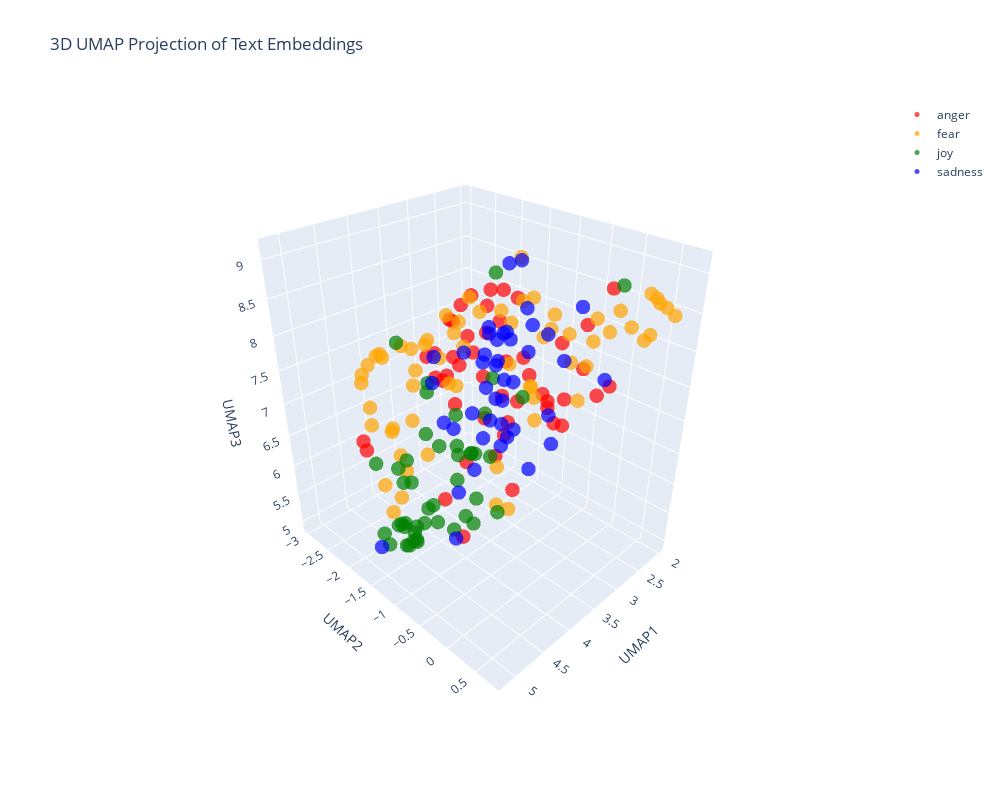

The notebook cell saved with this chart:
### Code cell
import pandas as pd
import numpy as np
import umap
import plotly.graph_objects as go

# Concatenate the training and test data
combined_df = pd.concat([train_df_new, test_df_new], ignore_index=True)

# Prepare the embeddings for UMAP
# Convert the list of embeddings into a 2D numpy array
X_embeddings = np.array(combined_df['embeddings_values'].tolist())

# Apply UMAP for dimensionality reduction to 3D
reducer_3d = umap.UMAP(n_components=3, metric='cosine', random_state=28)
embedding_3d = reducer_3d.fit_transform(X_embeddings)

# Create a DataFrame for plotting
df_plot_3d = pd.DataFrame(embedding_3d, columns=['UMAP1', 'UMAP2', 'UMAP3'])
df_plot_3d['emotion'] = combined_df['emotion']
df_plot_3d['intensity'] = combined_df['intensity']
df_plot_3d['text'] = combined_df['text']

# Define color mapping for emotions
emotion_color_map = {
    'anger': 'red',
    'fear': 'orange',
    'joy': 'green',
    'sadness': 'blue'
}

# Create 3D scatter plot using Plotly
fig_3d = go.Figure()

for emotion in df_plot_3d['emotion'].unique():
    emotion_data = df_plot_3d[df_plot_3d['emotion'] == emotion]
    fig_3d.add_trace(go.Scatter3d(
        x=emotion_data['UMAP1'],
        y=emotion_data['UMAP2'],
        z=emotion_data['UMAP3'],
        mode='markers',
        name=emotion,
        marker=dict(
            size=5,
            color=emotion_color_map.get(emotion, 'gray'),
            opacity=0.7
        ),
        text=emotion_data['text'],
        hovertemplate='<b>Emotion:</b> ' + emotion + '<br>' +
                      '<b>Intensity:</b> %{customdata}<br>' +
                      '<b>Text:</b> %{text}<extra></extra>',
        customdata=emotion_data['intensity']
    ))

fig_3d.update_layout(
    title='3D UMAP Projection of Text Embeddings',
    scene=dict(
        xaxis_title='UMAP1',
        yaxis_title='UMAP2',
        zaxis_title='UMAP3',
        camera=dict(
            eye=dict(x=1.5, y=1.5, z=1.3)
        )
    ),
    width=1000,
    height=800,
    showlegend=True
)

fig_3d.show()

### Figure 1 — Plotly figure (JSON) as saved in the notebook; plotly's stock layout.template omitted (floating-point values rounded to 4 significant figures)
{"data": [{"customdata": [0.583, 0.2, 0.479, 0.771, 0.521, 0.604, 0.354, 0.271, 0.517, 0.5, 0.312, 0.354, 0.583, 0.292, 0.771, 0.375, 0.625, 0.434, 0.688, 0.792, 0.562, 0.354, 0.542, 0.542, 0.521, 0.396, 0.417, 0.438, 0.5, 0.479, 0.521, 0.562, 0.396, 0.354, 0.479, 0.491, 0.625, 0.542, 0.562, 0.708, 0.125, 0.438, 0.417, 0.604, 0.202, 0.417, 0.542, 0.5], "hovertemplate": "<b>Emotion:</b> anger<br><b>Intensity:</b> %{customdata}<br><b>Text:</b> %{text}<extra></extra>", "marker": {"color": "red", "opacity": 0.7, "size": 5}, "mode": "markers", "name": "anger", "text": ["Delete this shit Josh just screenshotted my snap me", "Tonight's #DragRace #AllStars2 episode GAVE ME LIFE! Yaassss queens! #teamalaska #teamkatya #revenge #bwahaha", "@healeyraine I'm offended, I actually am", "Some Mexican ladies irritate the fuck outta me. Have a their own lil preschool of fucking kids for the welfare &amp; allllat smh.", "come on let's make em hate 😘make em pout they face 👿😩.", "@Casper10666 I assure you there is no laughter, but increasing anger at the costs, and arrogance of Westminster.", "When you forget to mention you were bought dreamboys tickets 🙄😂 ", "You can't fight the elephants until you have wrestled the pigs. #quoteoftheday #relentless", ".@DIVAmagazine than straight people. Even the arse straight guys who think that means a threesome is fine.  ", "Listening to Joey really helps me and my anger.", "I wish the next madden has a story mode too. Just like Fifa 17 #madden", "I need a 🍱sushi date🍙 @AnzalduaG 🍝an olive guarded date🧀 @lexiereid369 and a 👊🏼Rockys date🍕 #tiff", "@saclivin @MrsCagg specific &amp; intentional way. And part of that intention is to provoke conversation around systemic racism towards blacks.", "😳The intensity that @sydneyswans play at is extraordinary #relentless #AFLCatsSwans #AFLFinals 🏉👏🏿", "@ThomsonCares Sam- yes we have! Not helpful at all! We need this sorting ASAP! You keep promising stuff that doesn't happen!!!! #fuming", "you know cyran still hasn't done makeup based on jeongguk's tiddy like i suggested and i'm ", "@CI  I don't think Monalisa has respect for anyone but herself! I think she'll ruffle a few feathers. #TheJail", "Some bloke on the train who's obviously trying to provoke West Ham fans by loudly slagging off the stadium to his mate on the phone", "@brian5or6 turn that shit off!   Home Button under Accessibility. \\n\\nWhen did innovation become mind fuckery? . #iphonePhoneHome", "@VodafoneUKhelp @VodafoneUK wow!! My bill is £44.77 and hav a text from u to prove that and you have taken £148!!!!! #swines #fuming #con!", "@StarklyDark 'I know you trusted me.' His words were soft as he ignored the anger and focused on the hurt beneath. 'I know I screwed up.' --", "GAMEDAY VS BUFORD TODAY AT 5:30 AT HOME!!!!!!!!! NEVER BEEN SO EXCITED #revenge", "Candice's pout is gonna take someone eye out mate! #GBBO", "@Thebeast_ufc what happened to the suicide tweet it was a joke obviously how could that offend anyone?🤔", "@girlsreallyrule Both Trump + King are relentless self-promoters who don't give a rip about anyone else. A perfect match for both Donalds.", "I've been wanting salty fries from McDonald's since yesterday and I'm burning my fingers eating them bc these shits 🔥🔥🔥", "I offend u", "As if he heard my thought on the ether, my #ex has just posted #facebook pic of himself snuggling up with said #cats... now Im just ", "@Hoopdawg87 @MickThePerm Meanwhile white cops keep killing black people. But there's less outrage about that. Strange society that.", "@m_t_f_72 I'm not surprised, I would be fuming! 😤", "@cc_yandian @HillaryClinton her team must draw from a hat for daily personality #drugged  #yeller #quiet #screamer #😂😂", "@TaraSetmayer @oliverdarcy AA have the right of passage when it comes to the 'N' word.  Why should he insult him in his church.  Ignorant!", "I was going to say that Rooney is a shadow of his former self but I don't want to offend any shadows. #NTFCvMUFC", "@Kim_is__bored exactly what I have been saying on fb.. ", "Get to work and there's a fire drill. #fire #burning #outthere #inthedark", "@WestonKoury so leafy can roast the Pokemon go kid but not you what an outrage that just means that he is more relevant than y-I mean kisses", "Why are people that don't have iPhones so bitter about iPhones???? Can someone explain", "when you find out the initiative isn't even a thing 😧 #revenge", "@fluffysoftlouis no no. I insist that you give me your best insult first", "Why to have vanity sizes?Now sizes S,XS(evenXXS sometimes) are too big, WTF?! Dear corporate jerks, Lithuania didn't need this. #rant #angry", "#oow16 #sting decent new song", "Just joined #pottermore and was sorted into HUFFLEPUFF 😡😡😡 ", "Might just leave and aggravate bae", "@DxfyingGrxvity - frustration, looking up at Elphaba in a frown of aggravation. Her high pitched voice was growing more and more --", "Sorry guys I have absolutely no idea what time i'll be on cam tomorrow but will keep you posted. ", "Everybody talking about 'the first day of fall' but summer '16 is never gonna die #revenge @Drake", "@LeonWobYP b***er off. NCFC is a grudge match :)", "I wouldn't have #anger issues.....if she didn't have #lying issues.....think about that one. #pow #lies #confusion"], "type": "scatter3d", "x": [4.349, 4.771, 3.543, 4.349, 4.185, 3.594, 3.725, 4.353, 3.892, 4.663, 2.233, 3.783, 3.017, 3.98, 3.454, 4.027, 3.008, 3.075, 4.101, 3.694, 2.757, 4.646, 3.942, 3.314, 3.159, 4.535, 3.539, 3.414, 2.86, 3.712, 2.618, 3.356, 3.095, 3.574, 2.935, 3.775, 4.104, 3.617, 3.626, 4.174, 4.479, 3.781, 4.216, 3.908, 3.398, 3.421, 3.488, 4.068], "y": [-0.4711, -2.044, -0.3448, -0.5546, -0.4496, -0.6773, -1.826, -0.5916, -0.1375, -0.6472, -1.737, -0.6542, 0.2741, -0.1685, -0.8667, -1.342, -0.3027, -0.4226, -0.5008, -0.8449, -1.462, -2.285, -0.307, 0.02044, 0.1631, -0.8946, -0.132, -1.243, 0.3356, -0.8969, 0.09729, 0.2959, -0.1555, -0.7535, -2.918, -0.3146, -0.3078, -1.642, 0.01921, -0.8397, -0.5343, -1.076, -0.9213, -1.163, -1.961, -1.794, 0.01898, -1.096], "z": [8.388, 6.529, 7.84, 8.557, 7.477, 7.92, 7.298, 6.866, 8.28, 6.438, 8.015, 6.642, 7.597, 6.47, 8.744, 7.564, 8.09, 7.153, 8.853, 8.821, 6.103, 6.497, 7.376, 7.564, 8.533, 8.292, 7.668, 7.421, 7.686, 8.267, 8.797, 8.096, 7.014, 7.4, 6.92, 7.588, 8.734, 8.165, 7.669, 8.78, 5.799, 8.709, 7.48, 7.804, 7.146, 8.025, 7.306, 7.999]}, {"customdata": [0.604, 0.583, 0.24, 0.625, 0.667, 0.479, 0.6, 0.292, 0.438, 0.271, 0.875, 0.455, 0.312, 0.562, 0.556, 0.438, 0.59, 0.604, 0.5, 0.125, 0.125, 0.479, 0.458, 0.333, 0.181, 0.292, 0.521, 0.438, 0.352, 0.438, 0.66, 0.312, 0.833, 0.208, 0.562, 0.229, 0.312, 0.451, 0.583, 0.188, 0.521, 0.696, 0.184, 0.938, 0.667, 0.583, 0.354, 0.604, 0.521, 0.45, 0.396, 0.667, 0.434, 0.22, 0.771, 0.354, 0.604, 0.542, 0.72, 0.7, 0.5, 0.5, 0.842, 0.771], "hovertemplate": "<b>Emotion:</b> fear<br><b>Intensity:</b> %{customdata}<br><b>Text:</b> %{text}<extra></extra>", "marker": {"color": "orange", "opacity": 0.7, "size": 5}, "mode": "markers", "name": "fear", "text": ["@GuardianAus @guardian because there is a realistic probability that a clown might be their next president. #clown #uspol ", "#Muslims are the principle victims of #terrorism. More Muslims are dying at the hands of these #terrorists than anyone else. #YounusAlGohar", "@Gibberman10 @ScottHoward42 any of y'all remember when MLB tried a futuristic jersey those were all ", "Swear to God don't get a smart meter from your power company, 8 months of daft bills, 6 visits from British Gas  #stressed", "Today's alarm shows how unprepared professors and students are when it comes to emergency protocols. We don't know where to go @CalStateLA", "@ChrisChristie You have no Police credentials-You were a litigator. Nothing more-No Experience.#Sad #TrumpPuppet #Felon #bully #jersey4sale", "Malins with another surging run forward almost sets McCreadie up at the far post.  Decent game for the neutral, nervous for @Lewes_cfc fans", "It was an #amazing #start to the first #fall  day. Will it be an #Indiansummer", "In my room 101 would go  Russell Howard,Tom Odell,Michael Buble!!! #pants #nogood #dire", "Everything you’ve ever wanted is on the other side of fear. –George Addair #ThursdayThoughts #yourpushfactor  #life #quote", "6. 5 minutes to perform and I'm #nervous I wish these noises would stop #handicapped #annoyed", "@PatBlanchfield so you mean “like Uber but for despair for someone other than the driver'", "@LFC What an awful team", "@ExpressScripts u shd b embrrssd. u jack up my bp meds twice and it will still take 3-5 days? Not express at all. #expressscripts #horrible", "@MasterTomTheDom  I hate winter, I dread it's arrival.", "Tomorrow is the day I cut and dye my hair! 😳  #excited", "#NewYork: Several #Baloch &amp; Indian activists hold demonstrations outside @UN headquarters demanding Pak to stop exporting #terror into India", "Recording some more #FNAF and had to FaceTime my mum to let her know I was okay after I let out a high pitched scream 😂 #horror #suchagirl", "i wanna passion and fear", "Georgia Tech's Secondary is as soft as a marshmallow. ", "When you make a great tasting shake and no words can describe it!😃👌🏻  #herbalifenutrition #tastesogood #nowords", "That goes the #alarm", "@kevinrouth Now that's what I call a gameface! #gameface  #intimidate", "That free kick from Rooney was awful", "shake fries", "Going to get myself a copy of @StephenKing's CUJO for an upcoming project that I can't talk about just yet.  #amwriting", "False alarm, she's not coming out today 😞", "@MidgetTamer @RAIDERS @52Mack_ Make him be a bully. Sit him in a room by himself and let him look at Debo all day.", "Ready for my sweet princess to arrive. I'll he 37 weeks this Saturday! #excited #nervous", "For the last 2 years the U.S. has been averaging about 4 terrorist attacks a month. Good debate topic. #Trump #Hillary ", "@TeaPartyOrg Hes right when the Civil war starts it will be wall to wall terrorism and i don't fancy the Muzzy's chances", "@falklands_utd @mauriciomacri \\nbecause distrust in life , Argentina has a lot of heart and this President is worth every vote.", "I had a dream that I dropped my iPhone 7 and it broke T_T #cry #iPhone7 ", "Yo Yo Yo,my name is #DarthVader \\nI feel like I need to puff on my inhaler (I'm no rapper but that was some sick bars) #breathless #bars #rap", "While we focus on issue of #IPCA @IHFOKids Indulges in #intimidation @BringRoshniHome @ChildrensIssues @MEAIndia @MinistryWCD #StopCruelty", "Round 2  #pcola", "@Mickeyplyler @QualkTalk the refs are in GT's favor tonight. #terrible", "if anyone spoils any of my fucking shows I will haunt you in the afterlife so help me god", "Home is where the heart lies ! Love my little island but my birth city just ain't acting right &amp; im not feeling too good about it #restless", "@BigDaddyx47 awe I'm sorry! I have 2 dogs 3 cats &amp; a snake", "#BB18 Michelle crying  again #shocking #bitter He's  just not that into you 😢#TeamNicole", "@twlldun @bbcquestiontime @JacobReesMogg @leicesterliz @normanlamb @CarolineLucas @JuliaHB1 Oh god, not Brewer again. The horror, the horror", "@eclecticbrotha Thanks, big bro. It's shake and bake and you helped.", "I have to finally tell my therapist about my sexuality ... last frontier ... not sure I can do it in the AM #fear #SingleGirlProblems", "Just had a massive argument with my alarm today... I didn't want to get up. I don't know how we're going to fix this by tomorrow morning 😕", "Home is where the heart lies ! Love my little island but my birth city just ain't acting right &amp; im not feeling too good about it ", "You don't know what to expect by Brendon's video lmao LA devotee video got me shook ", "@datboyJuniorE lool soon as man start loosing weight.  Its panic", "Damnnit! Gonna be 1400 pts shy on Chiefs Rewards of getting a post game photo.", "Thank god the feds did not raise rates. Assume they are nervous about a world where 990 is the new employee  form  &amp; the safety net is zilch", "Starting not to give a fuck and stopped fearing the consequence", "@fatgirlhealthy @MBSCBILL ....so that what do to use violence and intimidation for a polictical agenda.; aka terrorism?", "Tweeting from the sporadic wifi on the tube #perilous", "At school, my classmate is with me at music class and he sang Hallelujah like, god, with my friend we were breathless.", "I know this is going to be one of those nights where it takes an Act of God to fall asleep. ", "@CNNPolitics I can't wait to hear what he had to say about the brilliant Dr. Hawking... it should be rich... In the poorest of taste! #bully", "On @Varneyco/@FoxBusiness to talk latest on #Chelsea Bombing + #Ahmad_Khan_Rahami's trips to #Afghanistan/#Pakistan #tcot ", "Honestly, there are some awful people on the internet... smh...", "By officialy adopting #BurhanWani, a #Hizbul terrorist, #Pakistan n #NawazSharif hv md a cardinal mistake 2day tht'll haunt fr years. #UNGA", "@BuzzFeed so this houses will get into my instestines and scare my poop and I'll shit my pants?", "@RyanAbe awe yay thank god I was so worried.", "@ccrago It was dreadful, even after he met the Catfish he still thought it was her!", "When you're scared to press send #bgoodthepoet #PrayForMe #ThisIsAGodDream #career #help #fear #heart #HeartRacing", "@ChrissyCostanza and have social anxiety. There is many awkward things wrong with me. 😄"], "type": "scatter3d", "x": [2.857, 2.314, 2.437, 3.859, 2.865, 3.069, 3.816, 3.947, 3.033, 3.987, 3.584, 2.515, 2.44, 3.278, 3.019, 4.362, 2.403, 3.752, 4.098, 2.438, 4.813, 2.937, 4.274, 2.533, 4.902, 4.01, 2.953, 3.491, 4.2, 2.571, 2.586, 2.358, 2.373, 3.787, 2.54, 3.653, 2.309, 4.529, 2.217, 3.355, 2.503, 2.581, 4.701, 3.956, 2.673, 2.277, 3.923, 2.549, 3.8, 3.867, 4.325, 2.627, 3.124, 3.865, 3.575, 3.001, 2.459, 2.485, 2.384, 4.211, 4.227, 2.543, 3.729, 3.673], "y": [0.3794, 0.7609, -1.269, -1.029, -2.971, 0.2277, -0.3839, -2.397, -0.9288, -2.967, -2.7, -1.609, -0.6374, -0.7575, -1.311, -2.464, 0.5994, -2.986, -2.972, -0.3329, -1.509, -2.944, -0.1604, -0.5144, -1.521, -2.005, -2.091, 0.3484, -2.698, 0.5719, 0.6311, -1.233, -2.349, -2.753, 0.3447, -0.7527, -0.346, -0.6711, -1.461, -1.821, -1.601, -0.7835, -1.457, -2.797, -2.584, -1.335, -2.058, -1.168, -1.502, -1.884, -2.674, 0.5866, -2.421, -2.679, -2.419, 0.3614, 0.5846, -0.9067, 0.6863, -0.8386, -1.918, -0.9805, -2.963, -2.367], "z": [8.68, 8.566, 8.22, 8.721, 7.153, 8.604, 5.952, 5.868, 8.456, 7.154, 7.406, 7.129, 7.901, 9.125, 8.203, 6.545, 8.698, 7.236, 7.039, 7.546, 5.827, 7.114, 6.972, 7.567, 6.31, 6.668, 7.39, 7.759, 6.66, 8.857, 8.372, 6.283, 7.657, 6.098, 8.357, 5.724, 7.851, 7.991, 6.697, 7.025, 7.771, 8.176, 6.037, 7.35, 7.337, 6.59, 7.164, 6.957, 8.326, 6.095, 7.116, 8.3, 7.15, 6.111, 7.12, 8.458, 8.773, 7.901, 8.663, 8.589, 5.98, 7.777, 7.179, 7.512]}, {"customdata": [0.58, 0.42, 0.854, 0.458, 0.646, 0.395, 0.38, 0.604, 0.3, 0.354, 0.438, 0.22, 0.16, 0.562, 0.74, 0.327, 0.625, 0.625, 0.34, 0.208, 0.729, 0.4, 0.521, 0.519, 0.2, 0.4, 0.48, 0.48, 0.74, 0.66, 0.771, 0.66, 0.521, 0.479, 0.769, 0.56, 0.54, 0.646, 0.769, 0.438, 0.896, 0.58, 0.521, 0.34, 0.156], "hovertemplate": "<b>Emotion:</b> joy<br><b>Intensity:</b> %{customdata}<br><b>Text:</b> %{text}<extra></extra>", "marker": {"color": "green", "opacity": 0.7, "size": 5}, "mode": "markers", "name": "joy", "text": ["Watching Avatar and wondering why I took so long to watch this *collapses in a joyous heap*", "i'm doing laundry and watching that 70's show with a bunch of strangers.  #birthday #to #me", "I'm such a fan of endless #laughter with #friends and enjoying #happiness together. #FridayFeeling #weekend", "To all who follow me, whether we've ever talked or not hope you have a joyous life. Goodbye.", "Watch this amazing live.ly broadcast by @katyy.mae #lively #musically", "@footballmcd agreed. Memphis looks lively also", "My two older boys were elated, my toddler was terrified. I have pics of his poor little face peeping through the hole in the basket.", "@MericanMainer AWW. I had a Maine Coon when I was little named Ted Eddy the Wonder Cat. They're such good cats! Very playful and sweet", "@mehnazt @Mel_Harder I live a life devoid of mirth. Come to think of it, there aren't enough taco bowls in my life, either.", "Athenian: When mirth is the order of the day, he ought to be honoured most who gives most mirth to the greatest number (Laws)", "Evening all. Don't forget it's #RobinHoodHour TONIGHT 🏹\\n\\n #bizitalk #bizhour #southyorkshire #MansfieldHour  #sheffieldHour #NottsHour", "Gas prices are hilarious. Cause they're simultaneously super subsidised and taxed", "Apparently all the money in the world can't buy a single person to tell you not give your own waist a hearty two-handed pinch while onstage.", "#smile every morning to a positive head start with your #clients relations", "@Matalan when the lady in Xmas dept answers your call as 'hello mrs Xmas' yep true story #winning #Xmas #cheer #goodcustomerservice ❤ 📞👍😊", "myself that despite the absolute delight my children and I would feel having a kitten in our home, the misery my husband would feel is more.", "@liamch88 yeah! :) playing well #optimism", "@beingbrilliant @johnmurrays you're welcome. It's genuinely made me give my head a wobble and realise what's important in life.  #smiling", "@PeteSpencer007 Are you always so relentlessly positive? Your constantly cheerful optimistic disposition starts to grate after a while.", "@TheDemocrats dilemma, blaiming everything on the Bushes, but acting gleeful over their endorsement. #Election2016 #Trump", "@RobRiggle @joelmchale @NFLonFOX I still can't get jimmy garoppolo out of my head and it's been almost 3 weeks. Thanks a lot! #hilarious", "Watch this amazing live.ly broadcast by @matt.boss  #musicallyjh", "15 minutes of yoga to your breakfast routine will change your day #preparation #sunriseyoga #bodyawareness #health #yoga  #stretch", "@kevinmenzel annual reminder that i don't care and will cheerfully eat anything so labeled", "Gloriosa Bazigaga on #Rwanda work: 'I lost relatives in genocide but 15 yrs of peacebuilding has given me optimism it's within our power'", "#ThisIsUs has messed with my mind &amp; now I'm anticipating the next episode with #apprehension &amp; ! #isthereahelplineforthis", "Watch this amazing live.ly broadcast by @broitzmax  #musically", "To insure good health: Eat lightly, breathe deeply, live moderately, cultivate cheerfulness, and maintain an interest in life.", "Happy birthday @iRidhiDogra keep smiling always.Wishing you a wonderful year ahead mam", "@R1Breakfast Totes had to re-listen to the endless hilarity that was Tom Odell's 'raaar' this morning 😂😂😂 @grimmers @fionaradio @TinaDaheley", "@JackAndJack I'm so lively for listen💗😀", "It's finally raining in Ashland, Oregon. We've been parched all summer &amp; fall. The plants &amp; people are rejoicing!", "@yoursecretsub1 Trust me dear, if you want to make anything invisible, hang a wet paint on it, and hilarity will ensue.", "repentance, and trusting in Christ. It is lowly and painful, but it is also joyous, peaceful, and absolutely glorious. (2/2)", "@yoshi_lucky Good morning.Let's start with a smile!\\nLet's enjoy life in a cheerful way!\\nDon't worry be happy!", "It's Thursday which means it's Grey's day #TGIT #rejoice", "@Bluebelle89 @lsmith855 liking the optimism", "@Gronnhair @buryprofs @DittoBistro it was indeed lovely and the team were incredibly attentive and on the ball. Cheese was a lively gesture!", "TheNiceBot: IndyMN I thought the holidays could not get any more cheerful, and then I met you. #TheNiceBot #الخفجي", "@tomderivan73 😁...I'll just people watch and enjoy a rare show of optimism", "Tutoring gives me such an exhilarating feeling. I love helping people 😌", "It feels good to get outside for a minute and get some fresh air.  It's hard to stay cooped up inside all day ", "[Moment of levity on the B41] Baby: I want ISIS! Give me ISIS!\\nMom: Shh!\\nBaby: I want ISIS!\\nWest Indian woman: She wants what?\\nMom: *Ices*.", "@airtelindia have some issues with my broadband bill ,I am charged for the month before I signed up with airtel.. #hilarious", "@GigaFag @pipertownsend_ snapchat new would beg to differ "], "type": "scatter3d", "x": [4.27, 3.277, 4.529, 3.972, 5.179, 3.847, 3.442, 3.983, 2.868, 4.375, 3.685, 3.533, 3.995, 4.738, 4.564, 3.065, 4.103, 4.452, 3.927, 2.663, 4.554, 5.126, 4.661, 3.332, 2.953, 3.607, 5.136, 4.344, 4.581, 4.555, 5.045, 4.067, 3.331, 3.181, 4.488, 4.498, 4.026, 4.297, 4.57, 3.645, 3.977, 3.737, 3.099, 3.591, 4.045], "y": [-1.953, -2.546, -1.718, -1.688, -0.6562, -0.5427, -2.414, -1.503, -1.745, -1.841, -1.209, -1.642, -1.675, -1.749, -1.352, -2.159, -0.7331, -1.321, -0.8552, 0.2657, -1.102, -0.6611, -1.965, -1.182, -1.867, -2.775, -0.6822, -2.039, -1.574, -0.9275, -0.755, -2.323, -1.555, -2.0, -1.638, -2.25, -0.9604, -0.9013, -1.609, -1.526, -2.146, -2.535, -0.8281, -0.8637, -0.4599], "z": [5.783, 6.595, 5.334, 5.363, 6.09, 5.827, 5.999, 6.479, 6.397, 5.18, 6.356, 6.201, 7.383, 5.067, 5.524, 6.279, 5.672, 5.536, 5.923, 8.895, 5.972, 6.074, 5.084, 6.145, 5.669, 7.438, 6.18, 5.005, 5.062, 5.847, 5.93, 5.732, 6.023, 5.692, 4.959, 6.073, 5.62, 5.583, 5.369, 5.727, 5.526, 5.605, 7.153, 8.994, 7.953]}, {"customdata": [0.604, 0.208, 0.271, 0.521, 0.688, 0.333, 0.458, 0.521, 0.333, 0.646, 0.708, 0.479, 0.729, 0.438, 0.604, 0.396, 0.206, 0.542, 0.64, 0.312, 0.306, 0.875, 0.87, 0.375, 0.688, 0.729, 0.688, 0.354, 0.188, 0.754, 0.625, 0.354, 0.455, 0.604, 0.271, 0.375, 0.688, 0.667, 0.688, 0.197, 0.458, 0.333, 0.417], "hovertemplate": "<b>Emotion:</b> sadness<br><b>Intensity:</b> %{customdata}<br><b>Text:</b> %{text}<extra></extra>", "marker": {"color": "blue", "opacity": 0.7, "size": 5}, "mode": "markers", "name": "sadness", "text": ["What a sad day...1st day of Fall...I don't dislike Fall...I just LOVE Summer #FirstDayofFall #goodbyesummer #sadness #bathingsuitsforever", "@Damn_It_Dillon @SamUndomiel of course! This is a happy hentai, not a sad or gloomy one", "tones - \\n: 1/2 of my favourite chris pine stans. i love tones more than anything, mt sweet summer child i will attack anyone who hurts her", "#Terencecutcher #Tulsa the man onthe helicopter said he looks like a bad dude, that is the problem, when they see black they see bad, ", "It's sad when your man leaves work a little bit late and your worst fear is 'Oh no!! Did he get stopped by the police?!?! ' #sad #ourworld", "In the name of our Lord &amp; Saviour Harambe we pray, bless all apes across the world.\\n\\nHear our solemn oaths and pardon sympathetic hominids.", "@SkyNews err I wasnt gloomy.  17.2 mio people were not gloomy only #remain were #Brexit", "Got paid to vacuum up rat poop. (-: never a dull day in the biology department ...", "I wanna see you smile I don't wanna see you make a frown", "It's now September and we're still battling a situation that was said to be handled March of this year. @ATT this is unacceptable ", "@Uber_RSA when you click over and over again for a cupcake but there are no vehicles available... #sadness", "Leeds surely to drop the prices for that cup tie, rather than the dismal attendance last night..", "It feels like there are no houses out there for us. With the most basic requirements I have, there are literally no options. #discouraged", "When you're on a train as its pitch black outside and you have no idea where you are... #travel #whereami #lost #adventure", "@deshbhakthoon always unhappy and easily offended.", "@JohnWildy71 something, too confused to type an entire word 😜 See, I can laugh again. My hour of sadness has almost passed", "@Lesdoggg take me with you!! JK. Have fun, relax, get a massage or two and chill. Don't eat the cucumbers, most places frown on that.", "untypical kinda Friday #dull", "My friends tell me I'm pretty. Trigger tells my I'm ugly. I first was confused but then realised I'm both. Pretty ugly. #tru #sad #tumblr", "7 pax enjoyed the #gloom @Clayorangecrush @F3LakeMurray", "@DefiantSagacity — Hermione in a sort of thank you before sliding his own plate away from him before frowning at Ron as he continued to —", "@Fra93_bruno wow I'm just really sadden by that. Terrible", "It's been a week of awful connectivity with @TMobile no service or only 4G is not what Im paying for. #unhappy #poorservice", "Just told me wife there was a chance it would be 2 Sydney teams in AFL grand final. Her response: 'there's two SYDNEY AFL teams?' #serious", "MY CAR IS DENTED FROM THE HAIL sad", "im so gloomy today", "From My head to think it was better but obviously it's not #relapse #sadness #sickness #madness #misunderstanding", "I don't know why everyone is pretending to be sad about angelina and brad, everyone knows his dumb ass should've stayed with jennifer.", "I'm so proud he understands this, he shows love, thought and compassion    and it's not done in a clouded way..", "Good morning lovely people. Not gonna lie I've woken up feeling pretty glum.", "There's many things I don't care about, and many things I do that I don't speak on because it's such a heaviness even when released...", "@marielleblaine8 @princesskeilani I told pine I didn't want it so I didn't have to have it", "Am a very old person I can't handle some stuff....lol I just left her there.... Get back to me when you're sober", "The voice is all about Miley and Alicia this year. No longer about the contestants. #sad @thevoice", "i can't take u #serious unless u use #emojis", "@kayleighmcenany  @DonaldJTrumpJr Is that really all you can offer for those who sacrifice daily to keep you safe...? @kayleighmcenany ", "amateur author Twitter might be the most depressing thing I've ever seen", "All I want to do is watch some netflix but I am stuck here in class. #depressing", "I'd rather laugh with the rarest genius, in beautiful alliance with his own being, where he kept his sadness. #melancholy", "aaahhhh! a little @OtisRedding to soothe the soul. #music #blues", "@pmo100 @5liveSport .....I heard talk something is a miss. He looks weary.", "SOBRIETY®   trying to make being sober fashionable….can it be done ? #zeroalcohol #soberoctober #clubsoda #nomorehangovers #sober", "Folk Band 'Thistle Down' will be replaced by 'The Paul Edwards Quartet' at Laurel Bank Park Sat 24 11am - 3pm due to ill health #jazz #blues"], "type": "scatter3d", "x": [2.442, 3.267, 3.932, 2.726, 2.146, 4.617, 2.3, 2.947, 4.831, 3.305, 2.195, 3.01, 2.053, 3.017, 3.102, 3.002, 3.718, 2.212, 2.103, 2.248, 3.701, 2.23, 3.052, 3.676, 2.072, 2.029, 2.077, 4.244, 2.969, 2.179, 2.829, 3.811, 3.111, 2.057, 3.623, 3.151, 2.208, 1.996, 2.614, 4.559, 2.609, 2.922, 3.105], "y": [-2.087, -1.565, -1.266, 0.1669, -1.58, -0.6811, -1.936, -2.797, -1.816, -0.9198, -1.891, -0.382, -2.102, -2.662, -0.1802, -1.651, -1.421, -2.402, -2.089, -2.335, -0.9639, -1.162, -0.9523, -0.1838, -2.147, -2.303, -1.925, -0.3335, -1.327, -2.196, -1.217, -1.041, -1.19, -1.709, -0.604, 0.07221, -1.468, -2.351, -1.888, -0.5805, -0.7773, -1.483, -1.927], "z": [7.419, 5.689, 6.841, 7.654, 7.197, 7.506, 6.298, 6.518, 5.037, 9.016, 7.306, 6.584, 7.311, 7.039, 7.926, 6.076, 5.599, 6.879, 6.521, 6.339, 7.839, 7.649, 8.979, 6.622, 7.276, 6.737, 6.535, 8.702, 6.078, 6.762, 6.347, 7.123, 6.576, 7.813, 6.876, 8.723, 7.681, 7.074, 6.103, 5.791, 6.677, 6.78, 7.41]}], "layout": {"height": 800, "scene": {"camera": {"eye": {"x": 1.5, "y": 1.5, "z": 1.3}}, "xaxis": {"title": {"text": "UMAP1"}}, "yaxis": {"title": {"text": "UMAP2"}}, "zaxis": {"title": {"text": "UMAP3"}}}, "showlegend": true, "title": {"text": "3D UMAP Projection of Text Embeddings"}, "width": 1000}}
